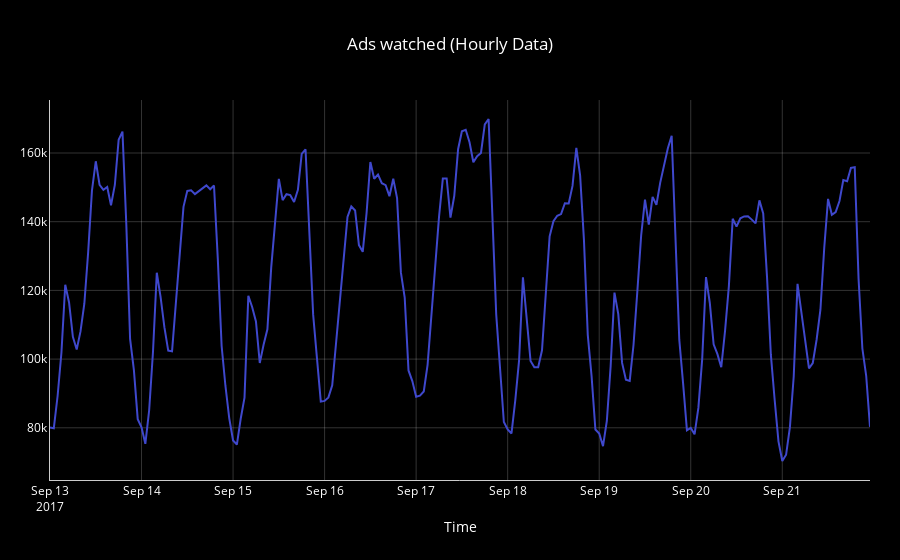

The cell this chart's notebook holds for it:
### Code cell
trace1=go.Scatter(x=ads.index.tolist(),y=ads.Ads.values,mode="lines",line=dict(color='rgb(63, 72, 204)'),name='Number of Ads',marker=dict(color='rgba(16,112,2,0.9)'))
data=[trace1]
layout = dict(title = 'Ads watched (Hourly Data)',yaxis=dict(linecolor='rgba(255,255,255, 0.8)',showgrid=True,gridcolor='rgba(255,255,255,0.2)'),
              xaxis= dict(title= 'Time',linecolor='rgba(255,255,255, 0.8)',showgrid=True,gridcolor='rgba(255,255,255,0.2)'),margin=go.Margin(l=50,r=30),paper_bgcolor='rgb(0, 0, 0)',
              plot_bgcolor='rgb(0, 0, 0)',font= {'color': '#FFFFFF'}
             )
fig = dict(data = data, layout = layout)
py.iplot(fig)

### Figure 1 — Plotly figure (JSON) as saved in the notebook; plotly's stock layout.template omitted (floating-point values rounded to 4 significant figures; data arrays with more than 128 entries replaced by an {"elided": "..."} marker saying what was removed)
{"data": [{"line": {"color": "rgb(63, 72, 204)"}, "marker": {"color": "rgba(16,112,2,0.9)"}, "mode": "lines", "name": "Number of Ads", "type": "scatter", "x": {"elided": "216 str values"}, "y": {"elided": "216 int values"}}], "layout": {"font": {"color": "#FFFFFF"}, "margin": {"l": 50, "r": 30}, "paper_bgcolor": "rgb(0, 0, 0)", "plot_bgcolor": "rgb(0, 0, 0)", "title": "Ads watched (Hourly Data)", "xaxis": {"gridcolor": "rgba(255,255,255,0.2)", "linecolor": "rgba(255,255,255, 0.8)", "showgrid": true, "title": "Time"}, "yaxis": {"gridcolor": "rgba(255,255,255,0.2)", "linecolor": "rgba(255,255,255, 0.8)", "showgrid": true}}}
